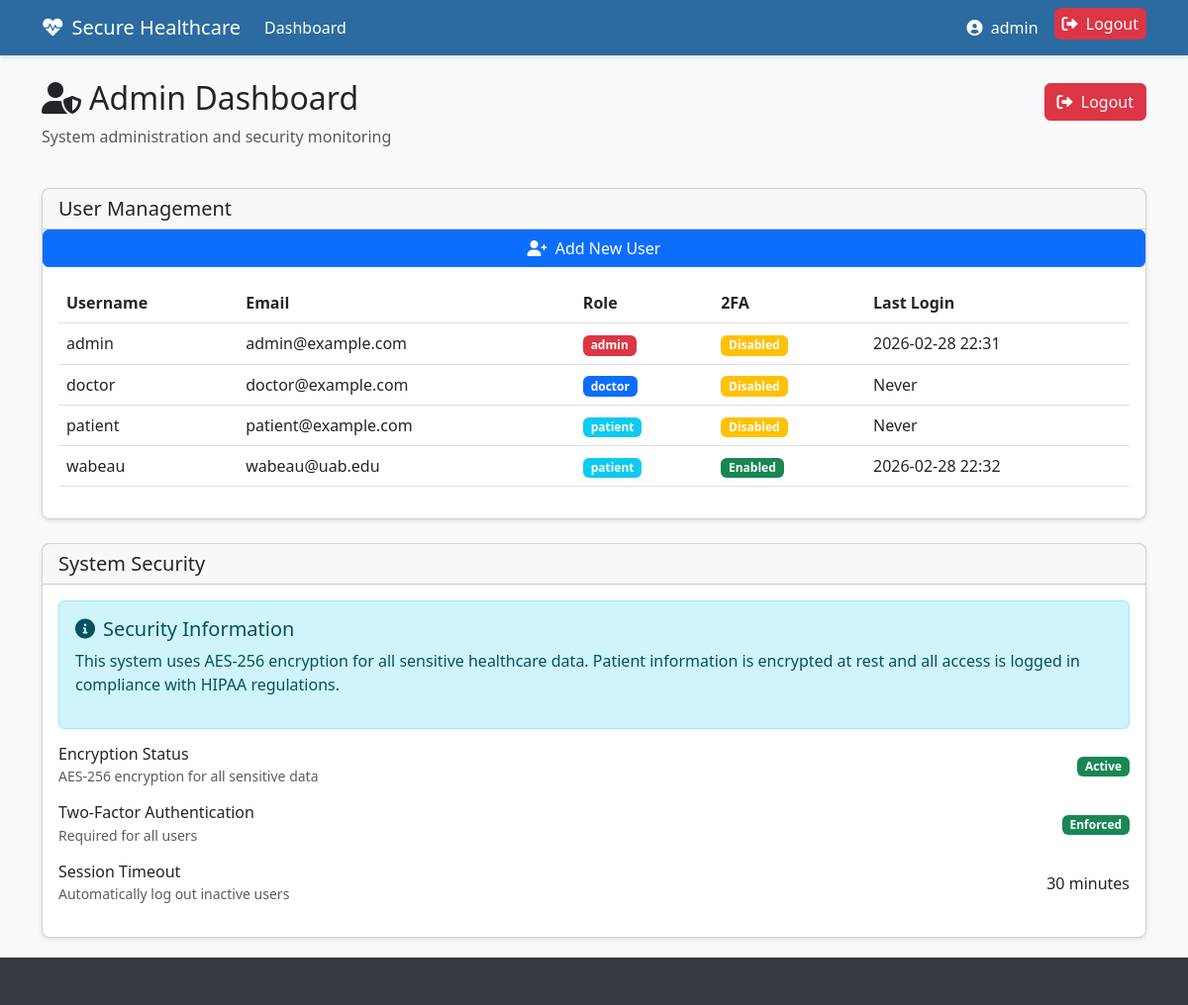
Page /dashboard (signed in) on the earlier database version.
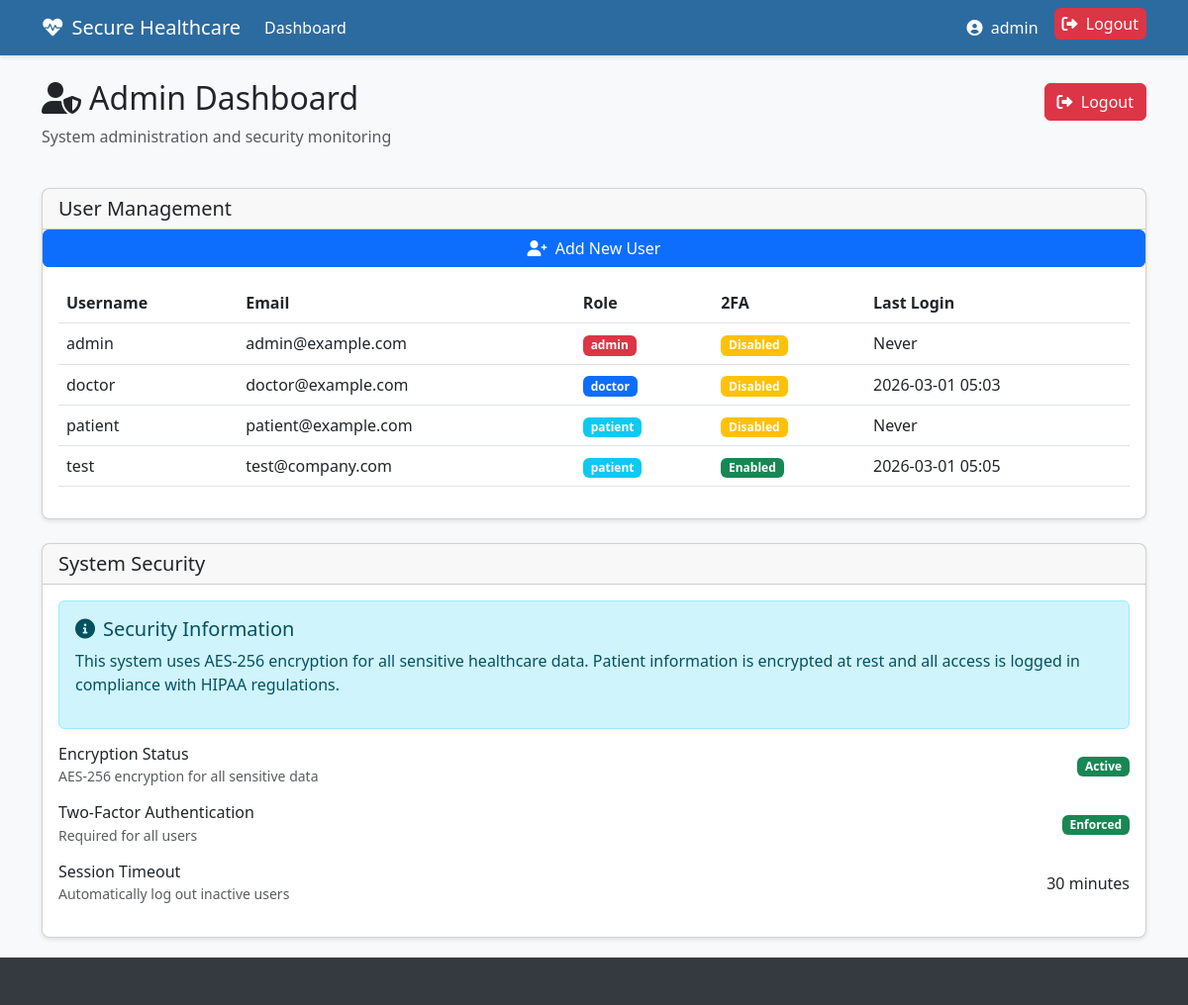
Same page on the later database version.
### app.py (models this page shows, shortened)
class User(db.Model, UserMixin):
    id = db.Column(db.Integer, primary_key=True)
    username = db.Column(db.String(80), unique=True, nullable=False)
    user_first_name = db.Column(db.String(80), nullable = False)
    user_last_name = db.Column(db.String(80), nullable = False)
    password_hash = db.Column(db.String(128), nullable=False)
    email = db.Column(db.String(120), unique=True, nullable=False)
    role = db.Column(db.String(20), nullable=False, default='patient')  # admin, doctor, patient
    totp_secret = db.Column(db.String(32), nullable=True)  # For 2FA
    is_active = db.Column(db.Boolean, default=True)
    created_at = db.Column(db.DateTime, default=datetime.now)
    last_login = db.Column(db.DateTime, nullable=True)
    patient = db.relationship('Patient', backref='user', uselist=False)

### app.py (the view, shortened to what this page needs)
@app.route('/dashboard')
@login_required
def dashboard():
    if current_user.role == 'admin':
        users = User.query.all()
        return render_template('admin_dashboard.html', users=users)
    elif current_user.role == 'doctor':
        patients = Patient.query.all()
        log_action('VIEW', 'Patient', 0, 'Viewed all patients')
        return render_template('doctor_dashboard.html', patients=patients)
    return render_template('dashboard.html')

### app.py (called while the page is built)
@login_manager.user_loader
def load_user(user_id):
    return User.query.get(int(user_id))

@app.after_request
def add_security_headers(response):
    response.headers['X-Content-Type-Options'] = 'nosniff'
    response.headers['X-Frame-Options'] = 'SAMEORIGIN'
    response.headers['X-XSS-Protection'] = '1; mode=block'
    response.headers['Strict-Transport-Security'] = 'max-age=31536000; includeSubDomains'
    response.headers['Content-Security-Policy'] = "default-src 'self'; script-src 'self' cdn.jsdelivr.net; style-src 'self' cdn.jsdelivr.net; img-src 'self' data:;"
    response.headers['Referrer-Policy'] = 'strict-origin-when-cross-origin'
    return response

### templates/admin_dashboard.html (shortened to what this page needs)
{% extends 'base.html' %}
{% block content %}
<div class="row mb-4">
    <div class="col">
        <div class="d-flex justify-content-between align-items-center">
            <h2><i class="fas fa-user-shield me-2"></i>Admin Dashboard</h2>
            <a href="{{ url_for('logout') }}" class="btn btn-danger">
                <i class="fas fa-sign-out-alt me-1"></i> Logout
            </a>
        </div>
        <p class="text-muted">System administration and security monitoring</p>
    </div>
</div>
<div class="row">
    <div class="col-12">
        <div class="card mb-4">
            <div class="card-header">
                <h5 class="mb-0">User Management</h5>
            </div>
            <a href="{{ url_for('add_user') }}" class="btn btn-primary">
                <i class="fas fa-user-plus me-1"></i> Add New User
            </a>
            <div class="card-body">
                <div class="table-responsive">
                    <table class="table table-hover">
                        <thead>
                            <tr>
                                <th>Username</th>
                                <th>Email</th>
                                <th>Role</th>
                                <th>2FA</th>
                                <th>Last Login</th>
                            </tr>
                        </thead>
                        <tbody>
                            {% for user in users %}
                            <tr>
                                <td>{{ user.username }}</td>
                                <td>{{ user.email }}</td>
                                <td>
                                    <span class="badge bg-{% if user.role == 'admin' %}danger{% elif user.role == 'doctor' %}primary{% else %}info{% endif %}">
                                        {{ user.role }}
                                    </span>
                                </td>
                                <td>
                                    {% if user.totp_secret %}
                                    <span class="badge bg-success">Enabled</span>
                                    {% else %}
                                    <span class="badge bg-warning">Disabled</span>
                                    {% endif %}
                                </td>
                                <td>{{ user.last_login.strftime('%Y-%m-%d %H:%M') if user.last_login else 'Never' }}</td>
                            </tr>
                            {% endfor %}
                        </tbody>
                    </table>
                </div>
            </div>
        </div>
    </div>
</div>
<div class="row">
    <div class="col-12">
        <div class="card">
            <div class="card-header">
                <h5 class="mb-0">System Security</h5>
            </div>
            <div class="card-body">
                <div class="alert alert-info">
                    <h5><i class="fas fa-info-circle me-2"></i>Security Information</h5>
                    <p>This system uses AES-256 encryption for all sensitive healthcare data. Patient information is encrypted at rest and all access is logged in compliance with HIPAA regulations.</p>
                </div>
                <div class="d-flex align-items-center justify-content-between mb-3">
                    <div>
                        <h6 class="mb-0">Encryption Status</h6>
                        <small class="text-muted">AES-256 encryption for all sensitive data</small>
                    </div>
                    <span class="badge bg-success">Active</span>
                </div>
                <div class="d-flex align-items-center justify-content-between mb-3">
                    <div>
                        <h6 class="mb-0">Two-Factor Authentication</h6>
                        <small class="text-muted">Required for all users</small>
                    </div>
                    <span class="badge bg-success">Enforced</span>
                </div>
                <div class="d-flex align-items-center justify-content-between mb-3">
                    <div>
                        <h6 class="mb-0">Session Timeout</h6>
                        <small class="text-muted">Automatically log out inactive users</small>
                    </div>
                    <span>30 minutes</span>
                </div>
            </div>
        </div>
    </div>
</div>
{% endblock %}

### templates/base.html (shortened to what this page needs)
<!DOCTYPE html>
<html lang="en">
<head>
    <link href="https://cdn.jsdelivr.net/npm/bootstrap@5.3.0-alpha1/dist/css/bootstrap.min.css" rel="stylesheet">
    <link rel="stylesheet" href="https://cdnjs.cloudflare.com/ajax/libs/font-awesome/6.0.0/css/all.min.css">
</head>
<body>
    <nav class="navbar navbar-expand-lg navbar-dark mb-4">
        <div class="container">
            <a class="navbar-brand" href="{{ url_for('index') }}">
                <i class="fas fa-heartbeat me-2"></i>Secure Healthcare
            </a>
            <div class="collapse navbar-collapse" id="navbarNav">
                <ul class="navbar-nav me-auto">
                    {% if current_user.is_authenticated %}
                        <li class="nav-item">
                            <a class="nav-link" href="{{ url_for('dashboard') }}">Dashboard</a>
                        </li>
                    {% endif %}
                </ul>
                <ul class="navbar-nav">
                    {% if current_user.is_authenticated %}
                        <li class="nav-item">
                            <a class="nav-link" href="{{ url_for('profile') }}">
                                <i class="fas fa-user-circle me-1"></i> {{ current_user.username }}
                            </a>
                        </li>
                        <li class="nav-item">
                            <a class="nav-link btn-logout py-1 px-2 ms-2 rounded" href="{{ url_for('logout') }}">
                                <i class="fas fa-sign-out-alt me-1"></i> Logout
                            </a>
                        </li>
                    {% endif %}
                </ul>
            </div>
        </div>
    </nav>
    <div class="container">
        {% block content %}{% endblock %}
    </div>
    <footer class="footer mt-auto py-3">
    </footer>
</body>
</html>

### templates/base.html (style rules this page uses)
body { background-color: #f8f9fa; font-family: 'Segoe UI', Tahoma, Geneva, Verdana, sans-serif; }
.navbar { background-color: #2c6ba0; box-shadow: 0 2px 4px rgba(0, 0, 0, 0.1); }
.navbar-brand, .nav-link { color: white !important; }
.card { border-radius: 8px; box-shadow: 0 2px 4px rgba(0, 0, 0, 0.1); margin-bottom: 20px; }
.footer { background-color: #343a40; color: white; padding: 15px 0; margin-top: 30px; }
.btn-logout { color: white; background-color: #dc3545; border-color: #dc3545; }

Differences in the rows shown:
removed User: username "wabeau", email "wabeau@uab.edu", role "patient", shows "Enabled", last_login "2026-02-28 22:32"
changed User "admin": last_login "2026-02-28 22:31" → "Never"
changed User "doctor": last_login "Never" → "2026-03-01 05:03"
added User: username "test", email "test@company.com", role "patient", shows "Enabled", last_login "2026-03-01 05:05"
